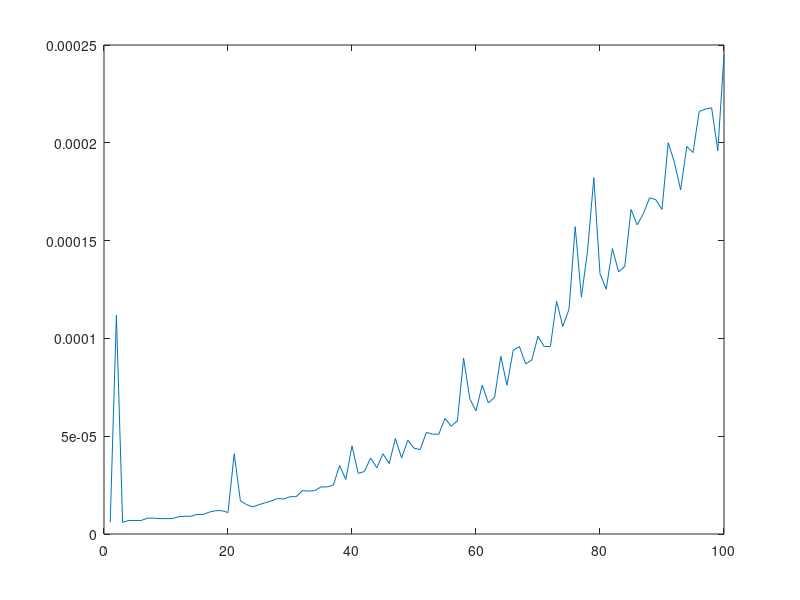

Here is the MATLAB script that generated this plot:
time = zeros(100,1);
for i = 1:100,
    A = rand(i);
    b = rand(i,1);
    tic
    x = A\b;
    time(i) = toc;
end
plot(time)